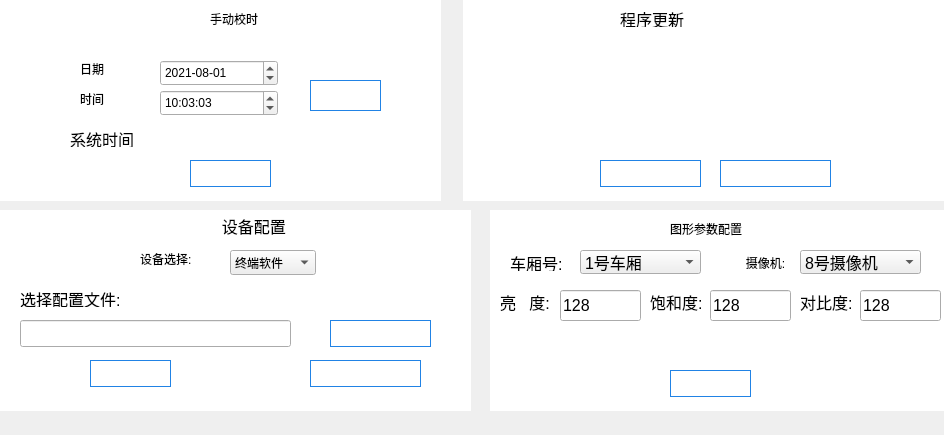
<?xml version="1.0" encoding="UTF-8"?>
<ui version="4.0">
 <class>usermanageconfig</class>
 <widget class="QWidget" name="usermanageconfig">
  <property name="geometry">
   <rect>
    <x>0</x>
    <y>0</y>
    <width>944</width>
    <height>435</height>
   </rect>
  </property>
  <property name="windowTitle">
   <string>Form</string>
  </property>
  <widget class="QLabel" name="label_15">
   <property name="geometry">
    <rect>
     <x>670</x>
     <y>220</y>
     <width>101</width>
     <height>17</height>
    </rect>
   </property>
   <property name="text">
    <string>图形参数配置</string>
   </property>
  </widget>
  <widget class="QLabel" name="updateStatusLabel">
   <property name="geometry">
    <rect>
     <x>620</x>
     <y>10</y>
     <width>71</width>
     <height>17</height>
    </rect>
   </property>
   <property name="font">
    <font>
     <pointsize>12</pointsize>
    </font>
   </property>
   <property name="styleSheet">
    <string notr="true">background-color: rgb(255, 255, 255);</string>
   </property>
   <property name="text">
    <string>程序更新</string>
   </property>
  </widget>
  <widget class="QLabel" name="brightnessLabel">
   <property name="geometry">
    <rect>
     <x>500</x>
     <y>290</y>
     <width>51</width>
     <height>24</height>
    </rect>
   </property>
   <property name="font">
    <font>
     <pointsize>12</pointsize>
    </font>
   </property>
   <property name="styleSheet">
    <string notr="true">background-color: rgb(255, 255, 255);</string>
   </property>
   <property name="text">
    <string>亮   度:</string>
   </property>
  </widget>
  <widget class="QDateEdit" name="dateEdit">
   <property name="geometry">
    <rect>
     <x>160</x>
     <y>60</y>
     <width>118</width>
     <height>26</height>
    </rect>
   </property>
   <property name="dateTime">
    <datetime>
     <hour>0</hour>
     <minute>0</minute>
     <second>0</second>
     <year>2021</year>
     <month>8</month>
     <day>1</day>
    </datetime>
   </property>
   <property name="maximumTime">
    <time>
     <hour>23</hour>
     <minute>59</minute>
     <second>59</second>
    </time>
   </property>
   <property name="displayFormat">
    <string>yyyy-MM-dd</string>
   </property>
  </widget>
  <widget class="QLabel" name="label_10">
   <property name="geometry">
    <rect>
     <x>0</x>
     <y>0</y>
     <width>441</width>
     <height>201</height>
    </rect>
   </property>
   <property name="font">
    <font>
     <pointsize>10</pointsize>
    </font>
   </property>
   <property name="styleSheet">
    <string notr="true"> #label_10 { 
    background-color: rgb(255, 255, 255);
  } 
 #label_10 * { 
     background-color:; 
 }</string>
   </property>
   <property name="text">
    <string/>
   </property>
  </widget>
  <widget class="QPushButton" name="clientRebootPushButton">
   <property name="geometry">
    <rect>
     <x>720</x>
     <y>160</y>
     <width>111</width>
     <height>27</height>
    </rect>
   </property>
   <property name="font">
    <font>
     <pointsize>12</pointsize>
    </font>
   </property>
   <property name="styleSheet">
    <string notr="true">color: rgb(255, 255, 255);
background-image: url(:/res/anniubk.png);
border-color: rgb(33, 131, 229);
border-width: 1px;
border-style: solid;</string>
   </property>
   <property name="text">
    <string>重启</string>
   </property>
  </widget>
  <widget class="QLineEdit" name="configFileDisplayLineEdit">
   <property name="geometry">
    <rect>
     <x>20</x>
     <y>320</y>
     <width>271</width>
     <height>27</height>
    </rect>
   </property>
   <property name="font">
    <font>
     <pointsize>12</pointsize>
    </font>
   </property>
  </widget>
  <widget class="QLabel" name="systimeAdjustLabel">
   <property name="geometry">
    <rect>
     <x>330</x>
     <y>130</y>
     <width>91</width>
     <height>21</height>
    </rect>
   </property>
   <property name="text">
    <string/>
   </property>
  </widget>
  <widget class="QLabel" name="devConfigLabel">
   <property name="geometry">
    <rect>
     <x>40</x>
     <y>210</y>
     <width>431</width>
     <height>31</height>
    </rect>
   </property>
   <property name="font">
    <font>
     <pointsize>12</pointsize>
    </font>
   </property>
   <property name="styleSheet">
    <string notr="true">background-color: rgb(255, 255, 255);</string>
   </property>
   <property name="text">
    <string>                                         设备配置</string>
   </property>
  </widget>
  <widget class="QPushButton" name="updateBeginPushButton">
   <property name="geometry">
    <rect>
     <x>600</x>
     <y>160</y>
     <width>101</width>
     <height>27</height>
    </rect>
   </property>
   <property name="font">
    <font>
     <pointsize>12</pointsize>
    </font>
   </property>
   <property name="styleSheet">
    <string notr="true">color: rgb(255, 255, 255);
background-image: url(:/res/anniubk.png);
border-color: rgb(33, 131, 229);
border-width: 1px;
border-style: solid;</string>
   </property>
   <property name="text">
    <string>开始更新</string>
   </property>
  </widget>
  <widget class="QComboBox" name="carriageSelectionComboBox">
   <property name="enabled">
    <bool>true</bool>
   </property>
   <property name="geometry">
    <rect>
     <x>580</x>
     <y>250</y>
     <width>121</width>
     <height>24</height>
    </rect>
   </property>
   <property name="font">
    <font>
     <pointsize>12</pointsize>
    </font>
   </property>
   <property name="currentIndex">
    <number>0</number>
   </property>
   <property name="minimumContentsLength">
    <number>0</number>
   </property>
   <item>
    <property name="text">
     <string>1号车厢</string>
    </property>
   </item>
   <item>
    <property name="text">
     <string>8号车厢</string>
    </property>
   </item>
  </widget>
  <widget class="QLabel" name="label_9">
   <property name="geometry">
    <rect>
     <x>210</x>
     <y>10</y>
     <width>67</width>
     <height>17</height>
    </rect>
   </property>
   <property name="text">
    <string>手动校时</string>
   </property>
  </widget>
  <widget class="QLineEdit" name="saturationLineEdit">
   <property name="geometry">
    <rect>
     <x>710</x>
     <y>290</y>
     <width>81</width>
     <height>31</height>
    </rect>
   </property>
   <property name="font">
    <font>
     <pointsize>12</pointsize>
    </font>
   </property>
   <property name="text">
    <string>128</string>
   </property>
  </widget>
  <widget class="QPushButton" name="timeAdjustPushButton">
   <property name="geometry">
    <rect>
     <x>190</x>
     <y>160</y>
     <width>81</width>
     <height>27</height>
    </rect>
   </property>
   <property name="styleSheet">
    <string notr="true">color: rgb(255, 255, 255);
background-image: url(:/res/anniubk.png);
border-color: rgb(33, 131, 229);
border-width: 1px;
border-style: solid;</string>
   </property>
   <property name="text">
    <string>校  时</string>
   </property>
  </widget>
  <widget class="QLabel" name="label_18">
   <property name="geometry">
    <rect>
     <x>140</x>
     <y>250</y>
     <width>67</width>
     <height>17</height>
    </rect>
   </property>
   <property name="styleSheet">
    <string notr="true">background-color: rgb(255, 255, 255);</string>
   </property>
   <property name="text">
    <string>设备选择:</string>
   </property>
  </widget>
  <widget class="QLabel" name="label_6">
   <property name="geometry">
    <rect>
     <x>80</x>
     <y>60</y>
     <width>67</width>
     <height>17</height>
    </rect>
   </property>
   <property name="styleSheet">
    <string notr="true">background-color: rgb(255, 255, 255);</string>
   </property>
   <property name="text">
    <string>日期</string>
   </property>
  </widget>
  <widget class="QLineEdit" name="brightnessLineEdit">
   <property name="geometry">
    <rect>
     <x>560</x>
     <y>290</y>
     <width>81</width>
     <height>31</height>
    </rect>
   </property>
   <property name="font">
    <font>
     <pointsize>12</pointsize>
    </font>
   </property>
   <property name="text">
    <string>128</string>
   </property>
  </widget>
  <widget class="QLineEdit" name="contrastLineEdit">
   <property name="geometry">
    <rect>
     <x>860</x>
     <y>290</y>
     <width>81</width>
     <height>31</height>
    </rect>
   </property>
   <property name="font">
    <font>
     <pointsize>12</pointsize>
    </font>
   </property>
   <property name="text">
    <string>128</string>
   </property>
  </widget>
  <widget class="QLabel" name="sysDataAdjustLabel">
   <property name="geometry">
    <rect>
     <x>160</x>
     <y>130</y>
     <width>161</width>
     <height>21</height>
    </rect>
   </property>
   <property name="font">
    <font>
     <pointsize>10</pointsize>
    </font>
   </property>
   <property name="styleSheet">
    <string notr="true"/>
   </property>
   <property name="text">
    <string/>
   </property>
  </widget>
  <widget class="QLabel" name="label_14">
   <property name="geometry">
    <rect>
     <x>463</x>
     <y>0</y>
     <width>481</width>
     <height>201</height>
    </rect>
   </property>
   <property name="styleSheet">
    <string notr="true"> #label_14 { 
    background-color: rgb(255, 255, 255);
  } 
 #label_14 * { 
     background-color:; 
 }</string>
   </property>
   <property name="text">
    <string/>
   </property>
  </widget>
  <widget class="QLabel" name="configFileSelectionLabel">
   <property name="geometry">
    <rect>
     <x>20</x>
     <y>290</y>
     <width>101</width>
     <height>17</height>
    </rect>
   </property>
   <property name="font">
    <font>
     <pointsize>12</pointsize>
    </font>
   </property>
   <property name="styleSheet">
    <string notr="true">background-color: rgb(255, 255, 255);</string>
   </property>
   <property name="text">
    <string>选择配置文件:</string>
   </property>
  </widget>
  <widget class="QLabel" name="label_11">
   <property name="geometry">
    <rect>
     <x>0</x>
     <y>210</y>
     <width>471</width>
     <height>201</height>
    </rect>
   </property>
   <property name="styleSheet">
    <string notr="true"> #label_11 { 
    background-color: rgb(255, 255, 255);
  } 
 #label_11 * { 
     background-color:; 
 }</string>
   </property>
   <property name="text">
    <string/>
   </property>
  </widget>
  <widget class="QComboBox" name="comboBox">
   <property name="geometry">
    <rect>
     <x>230</x>
     <y>250</y>
     <width>86</width>
     <height>25</height>
    </rect>
   </property>
   <item>
    <property name="text">
     <string>终端软件</string>
    </property>
   </item>
  </widget>
  <widget class="QPushButton" name="configFilelookPushButton">
   <property name="geometry">
    <rect>
     <x>330</x>
     <y>320</y>
     <width>101</width>
     <height>27</height>
    </rect>
   </property>
   <property name="font">
    <font>
     <pointsize>12</pointsize>
    </font>
   </property>
   <property name="styleSheet">
    <string notr="true">color: rgb(255, 255, 255);
background-image: url(:/res/anniubk.png);
border-color: rgb(33, 131, 229);
border-width: 1px;
border-style: solid;</string>
   </property>
   <property name="text">
    <string>浏览</string>
   </property>
  </widget>
  <widget class="QPushButton" name="configFileImportPushButton">
   <property name="geometry">
    <rect>
     <x>90</x>
     <y>360</y>
     <width>81</width>
     <height>27</height>
    </rect>
   </property>
   <property name="font">
    <font>
     <pointsize>12</pointsize>
    </font>
   </property>
   <property name="styleSheet">
    <string notr="true">color: rgb(255, 255, 255);
background-image: url(:/res/anniubk.png);
border-color: rgb(33, 131, 229);
border-width: 1px;
border-style: solid;</string>
   </property>
   <property name="text">
    <string>导入</string>
   </property>
  </widget>
  <widget class="QLabel" name="label_12">
   <property name="geometry">
    <rect>
     <x>80</x>
     <y>90</y>
     <width>67</width>
     <height>17</height>
    </rect>
   </property>
   <property name="styleSheet">
    <string notr="true">background-color: rgb(255, 255, 255);</string>
   </property>
   <property name="text">
    <string>时间</string>
   </property>
  </widget>
  <widget class="QLabel" name="label_13">
   <property name="geometry">
    <rect>
     <x>490</x>
     <y>210</y>
     <width>455</width>
     <height>201</height>
    </rect>
   </property>
   <property name="styleSheet">
    <string notr="true">background-color: rgb(255, 255, 255);</string>
   </property>
   <property name="text">
    <string/>
   </property>
  </widget>
  <widget class="QLabel" name="carriageLabel">
   <property name="geometry">
    <rect>
     <x>510</x>
     <y>254</y>
     <width>51</width>
     <height>17</height>
    </rect>
   </property>
   <property name="font">
    <font>
     <pointsize>12</pointsize>
    </font>
   </property>
   <property name="styleSheet">
    <string notr="true">background-color: rgb(255, 255, 255);</string>
   </property>
   <property name="text">
    <string>车厢号:</string>
   </property>
  </widget>
  <widget class="QLabel" name="contrastLabel">
   <property name="geometry">
    <rect>
     <x>800</x>
     <y>290</y>
     <width>52</width>
     <height>24</height>
    </rect>
   </property>
   <property name="font">
    <font>
     <pointsize>12</pointsize>
    </font>
   </property>
   <property name="styleSheet">
    <string notr="true">background-color: rgb(255, 255, 255);</string>
   </property>
   <property name="text">
    <string>对比度:</string>
   </property>
  </widget>
  <widget class="QLabel" name="saturationLabel">
   <property name="geometry">
    <rect>
     <x>650</x>
     <y>290</y>
     <width>52</width>
     <height>24</height>
    </rect>
   </property>
   <property name="font">
    <font>
     <pointsize>12</pointsize>
    </font>
   </property>
   <property name="styleSheet">
    <string notr="true">background-color: rgb(255, 255, 255);</string>
   </property>
   <property name="text">
    <string>饱和度:</string>
   </property>
  </widget>
  <widget class="QPushButton" name="imageParamSetPushButton">
   <property name="geometry">
    <rect>
     <x>670</x>
     <y>370</y>
     <width>81</width>
     <height>27</height>
    </rect>
   </property>
   <property name="font">
    <font>
     <pointsize>12</pointsize>
    </font>
   </property>
   <property name="styleSheet">
    <string notr="true">color: rgb(255, 255, 255);
background-image: url(:/res/anniubk.png);
border-color: rgb(33, 131, 229);
border-width: 1px;
border-style: solid;</string>
   </property>
   <property name="text">
    <string>设置参数</string>
   </property>
  </widget>
  <widget class="QLabel" name="label_5">
   <property name="geometry">
    <rect>
     <x>70</x>
     <y>130</y>
     <width>67</width>
     <height>17</height>
    </rect>
   </property>
   <property name="font">
    <font>
     <pointsize>12</pointsize>
    </font>
   </property>
   <property name="styleSheet">
    <string notr="true">background-color: rgb(255, 255, 255);</string>
   </property>
   <property name="text">
    <string>系统时间</string>
   </property>
  </widget>
  <widget class="QPushButton" name="timeSetPushButton">
   <property name="geometry">
    <rect>
     <x>310</x>
     <y>80</y>
     <width>71</width>
     <height>31</height>
    </rect>
   </property>
   <property name="font">
    <font>
     <pointsize>12</pointsize>
    </font>
   </property>
   <property name="styleSheet">
    <string notr="true">color: rgb(255, 255, 255);
background-image: url(:/res/anniubk.png);
border-color: rgb(33, 131, 229);
border-width: 1px;
border-style: solid;</string>
   </property>
   <property name="text">
    <string>确定</string>
   </property>
  </widget>
  <widget class="QComboBox" name="cameraSelectionComboBox">
   <property name="enabled">
    <bool>true</bool>
   </property>
   <property name="geometry">
    <rect>
     <x>800</x>
     <y>250</y>
     <width>121</width>
     <height>24</height>
    </rect>
   </property>
   <property name="font">
    <font>
     <pointsize>12</pointsize>
    </font>
   </property>
   <property name="currentIndex">
    <number>0</number>
   </property>
   <item>
    <property name="text">
     <string>8号摄像机</string>
    </property>
   </item>
   <item>
    <property name="text">
     <string>9号摄像机</string>
    </property>
   </item>
  </widget>
  <widget class="QLabel" name="cameraLabel">
   <property name="geometry">
    <rect>
     <x>736</x>
     <y>254</y>
     <width>61</width>
     <height>17</height>
    </rect>
   </property>
   <property name="styleSheet">
    <string notr="true">background-color: rgb(255, 255, 255);</string>
   </property>
   <property name="text">
    <string>   摄像机:</string>
   </property>
  </widget>
  <widget class="QTimeEdit" name="timeEdit">
   <property name="geometry">
    <rect>
     <x>160</x>
     <y>90</y>
     <width>118</width>
     <height>26</height>
    </rect>
   </property>
   <property name="dateTime">
    <datetime>
     <hour>10</hour>
     <minute>3</minute>
     <second>3</second>
     <year>2000</year>
     <month>1</month>
     <day>1</day>
    </datetime>
   </property>
   <property name="displayFormat">
    <string>hh:mm:ss</string>
   </property>
  </widget>
  <widget class="QPushButton" name="clientRebootPushButton_2">
   <property name="geometry">
    <rect>
     <x>310</x>
     <y>360</y>
     <width>111</width>
     <height>27</height>
    </rect>
   </property>
   <property name="font">
    <font>
     <pointsize>12</pointsize>
    </font>
   </property>
   <property name="styleSheet">
    <string notr="true">color: rgb(255, 255, 255);
background-image: url(:/res/anniubk.png);
border-color: rgb(33, 131, 229);
border-width: 1px;
border-style: solid;</string>
   </property>
   <property name="text">
    <string>重启</string>
   </property>
  </widget>
  <zorder>label_10</zorder>
  <zorder>systimeAdjustLabel</zorder>
  <zorder>label_9</zorder>
  <zorder>timeAdjustPushButton</zorder>
  <zorder>label_6</zorder>
  <zorder>label_14</zorder>
  <zorder>label_11</zorder>
  <zorder>configFilelookPushButton</zorder>
  <zorder>configFileImportPushButton</zorder>
  <zorder>label_12</zorder>
  <zorder>label_13</zorder>
  <zorder>carriageLabel</zorder>
  <zorder>contrastLabel</zorder>
  <zorder>saturationLabel</zorder>
  <zorder>imageParamSetPushButton</zorder>
  <zorder>label_5</zorder>
  <zorder>timeSetPushButton</zorder>
  <zorder>cameraSelectionComboBox</zorder>
  <zorder>cameraLabel</zorder>
  <zorder>timeEdit</zorder>
  <zorder>brightnessLabel</zorder>
  <zorder>brightnessLineEdit</zorder>
  <zorder>carriageSelectionComboBox</zorder>
  <zorder>clientRebootPushButton</zorder>
  <zorder>comboBox</zorder>
  <zorder>configFileDisplayLineEdit</zorder>
  <zorder>configFileSelectionLabel</zorder>
  <zorder>contrastLineEdit</zorder>
  <zorder>dateEdit</zorder>
  <zorder>devConfigLabel</zorder>
  <zorder>label_15</zorder>
  <zorder>label_18</zorder>
  <zorder>saturationLineEdit</zorder>
  <zorder>sysDataAdjustLabel</zorder>
  <zorder>updateBeginPushButton</zorder>
  <zorder>updateStatusLabel</zorder>
  <zorder>clientRebootPushButton_2</zorder>
 </widget>
 <resources/>
 <connections/>
</ui>
